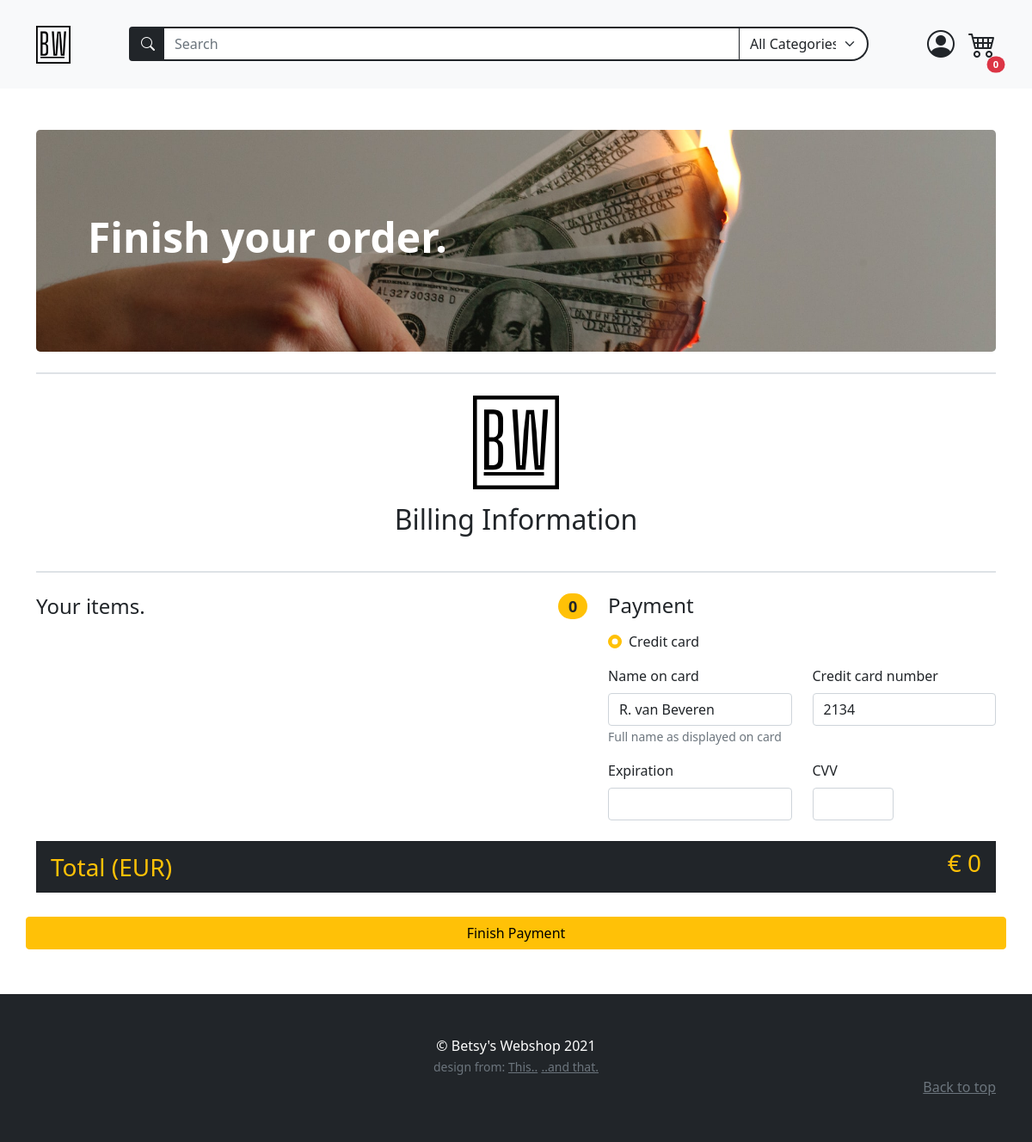
The app's page /checkout (signed in), older data.
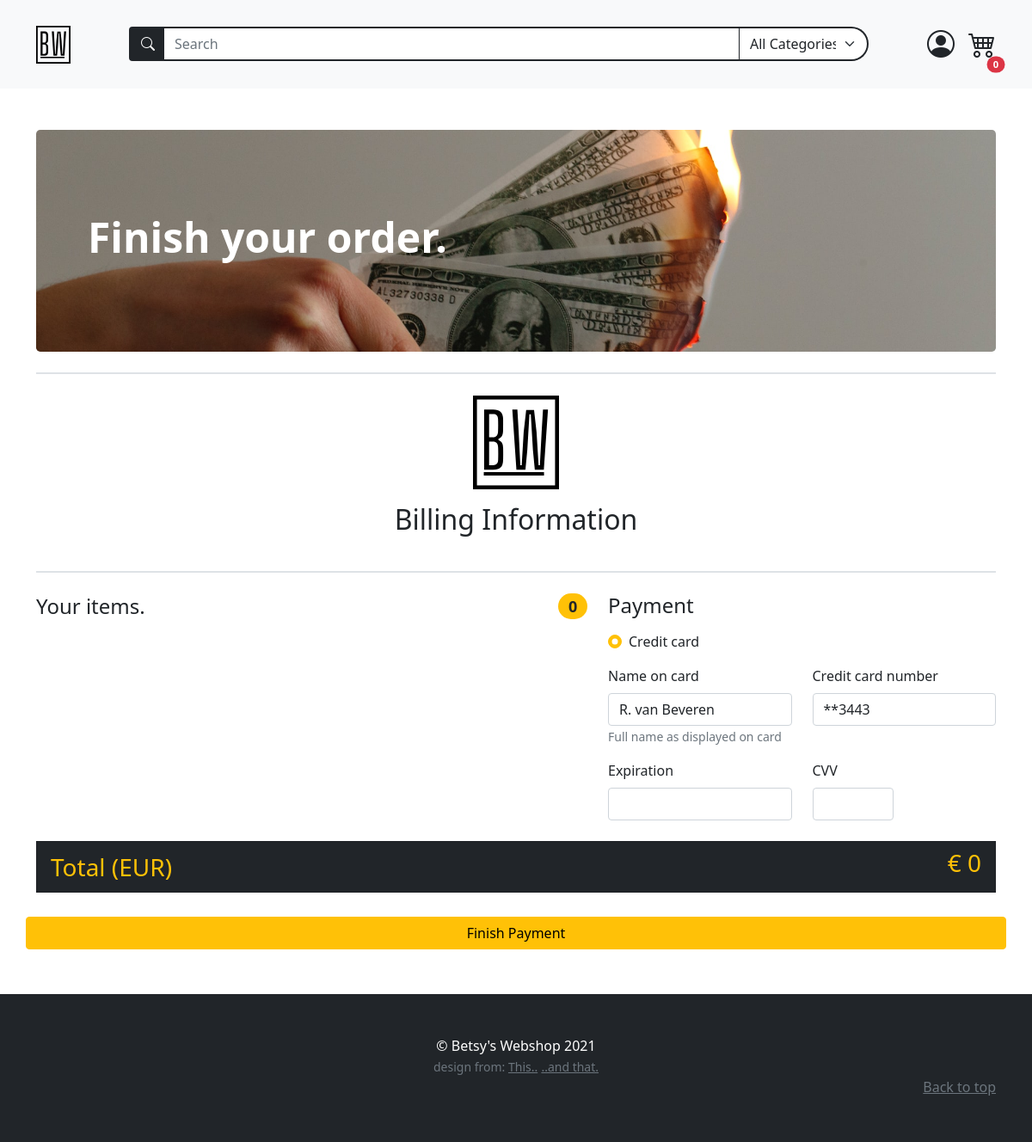
The same page, newer data.
### models.py (models this page shows)
class BaseModel(db_wrapper.Model):
    class Meta:
        database = db

class User(BaseModel, UserMixin):
    first_name = CharField(index=True, max_length=30, null=True, default="")
    last_name = CharField(max_length=120, null=True, default="")
    address = CharField(max_length=200, null=True, default="")
    city = CharField(max_length=50, null=True, default="")
    country = CharField(max_length=50, null=True)
    cc_number = IntegerField(null=True, default="")
    username = CharField(index=True, max_length=30, unique=True)
    email = CharField(index=True, max_length=50, unique=True)
    password = CharField(max_length=20)
    profile_pic = CharField(null=True, default="default_user.jpg")

### routes.py (the view)
@app.route("/checkout")
@login_required
def checkout_page():
    create_dynamic_formselect(session, ProductAmountForm, SelectField)
    login_form = LoginForm(prefix="login_form")
    register_form = RegistrationForm(prefix="register_form")
    search_form = SearchForm(prefix="search_form")
    search_form.search_tag.choices = get_alpha_tag_names()
    update_account_form = UpdateAccountForm(
        prefix="update_account", country=current_user.country
    )
    add_product_form = AddProductForm(prefix="add-product")
    return render_template(
        "checkout.html",
        login_form=login_form,
        register_form=register_form,
        search_form=search_form,
        update_account_form=update_account_form,
        add_product_form=add_product_form,
        all_products=Product.select(),
        get_name_on_cc=get_name_on_cc,
        create_hidden_cc=create_hidden_cc,
        product_amount_form=ProductAmountForm(prefix="product_amount"),
    )

### forms.py (shortened to what this page needs)
class LoginForm(FlaskForm):
    email = StringField(
        "Email", validators=[InputRequired(), Length(min=2, max=50), Email()]
    )
    password = PasswordField("Your Password", validators=[InputRequired()])
    login = SubmitField("Login!")

class RegistrationForm(FlaskForm):
    username = StringField(
        "Username",
        validators=[InputRequired(), Length(min=2, max=30)],
    )
    email = StringField(
        "Email", validators=[InputRequired(), Length(min=5, max=50), Email()]
    )
    password = PasswordField(
        "Set Password",
        validators=[
            InputRequired(),
            EqualTo(
                "password_confirm", message="Password must be identical in both inputs"
            ),
            Length(min=5, max=20),
        ],
    )
    password_confirm = PasswordField("Confirm Password", validators=[InputRequired()])
    submit = SubmitField("Sign Up")

### main.py (called while the page is built)
def get_alpha_tag_names() -> tuple[
    Tag
]:  # deze kan mss weg of in de form zelf zetten, tags zijn statisch nu
    tags = Tag.select().order_by(Tag.name)
    tag_list = [(tag.name, tag.name) for tag in tags]
    tag_list.insert(0, ("All", "All Categories"))
    return tag_list

### templates/checkout.html (shortened to what this page needs)
 {% extends
"base.html" %} {% block content %}
<div class="container py-5">
  <div class="p-5 mb-4 bg-dark rounded-3 checkout-banner banner">
    <div class="container-fluid py-5">
      <h1 class="display-5 fw-bold text-white">Finish your order.</h1>
    </div>
  </div>
  <div class="py-4 text-center border-bottom border-top border-2 mb-4">
    <img
      src="{{url_for('static', filename='assets/brand.svg')}}"
      alt=""
      width="100"
      class="d-inline-block align-text-top"
    />
    <h2 class="my-3">Billing Information</h2>
  </div>
  <form
    action="{{url_for('checkout_payment')}}"
    method="POST"
    class="row d-flex justify-content-between "
  >
    <div class="col-xl-7 order-1">
      <h4 class="d-flex justify-content-between align-items-center mb-3">
        <span>Your items.</span>
        <span class="badge bg-warning text-dark rounded-pill"
          >{{session['cart']| length}}</span
        >
      </h4>
      {% set prefix = 'product_id-' %}
    </div>
    <ul class="order-3 my-4">
      <li
        class="
          list-group-item
          d-flex
          justify-content-between
          bg-dark
          text-warning
        "
      >
        <span class="fs-3">Total (EUR)</span>
        <h3 id="totalPriceCheckout"></h3>
      </li>
    </ul>
    <div class="col-xl-5 order-2">
      <h4 class="mb-3">Payment</h4>
      <div class="my-3">
        <div class="form-check">
          <input
            id="credit"
            name="paymentMethod"
            type="radio"
            class="form-check-input"
            checked
          />
          <label class="form-check-label" for="credit">Credit card</label>
        </div>
      </div>
      <div class="row gy-3">
        <div class="col-lg-6">
          <label for="cc-name" class="form-label">Name on card</label>
          <input
            type="text"
            class="form-control"
            id="cc-name"
            value="{{get_name_on_cc(current_user.id)}}"
          />
          <small class="text-muted">Full name as displayed on card</small>
        </div>
        <div class="col-lg-6">
          <label for="cc-number" class="form-label">Credit card number</label>
          <input
            type="text"
            class="form-control"
            id="cc-number"
            required
            value="{{create_hidden_cc(current_user.cc_number)}}"
          />
        </div>
        <div class="col-sm-5 col-md-6">
          <label for="cc-expiration" class="form-label">Expiration</label>
          <input type="text" class="form-control" id="cc-expiration" />
        </div>
        <div class="col-md-4 col-lg-3">
          <label for="cc-cvv" class="form-label">CVV</label>
          <input type="text" class="form-control" id="cc-cvv" />
        </div>
      </div>
    </div>
    {{product_amount_form.submit(class="btn btn-warning order-last my-1")}}
  </form>
</div>
{% endblock content %}

Row changes from the older to the newer data that the page shows:
changed User "R. van Beveren": cc_number "2134" → "**3443"
